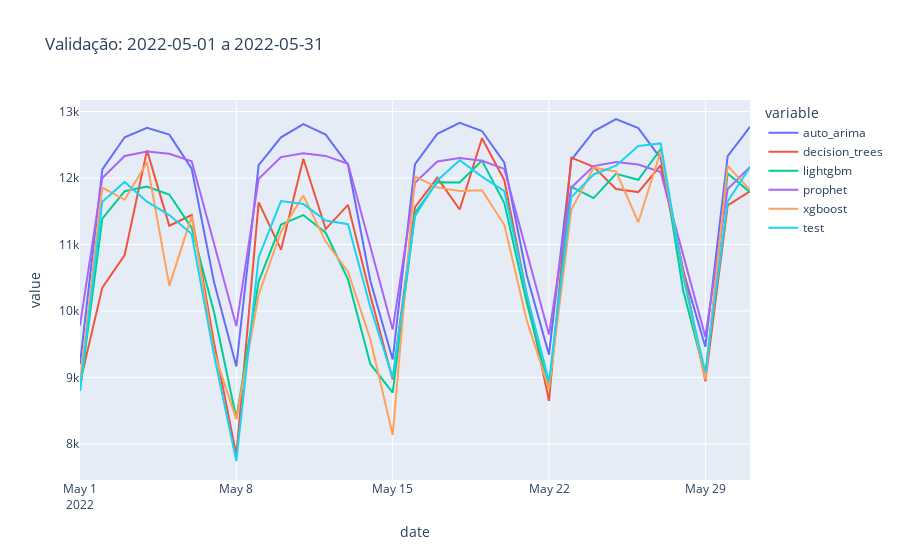

Here is the notebook cell this chart was saved with:
### Code cell
df3 = df2.reset_index().melt(id_vars = "date")
px.line(df3, x = "date", y = "value", color= "variable", title=f"Validação: {date_init} a {date_end}")
